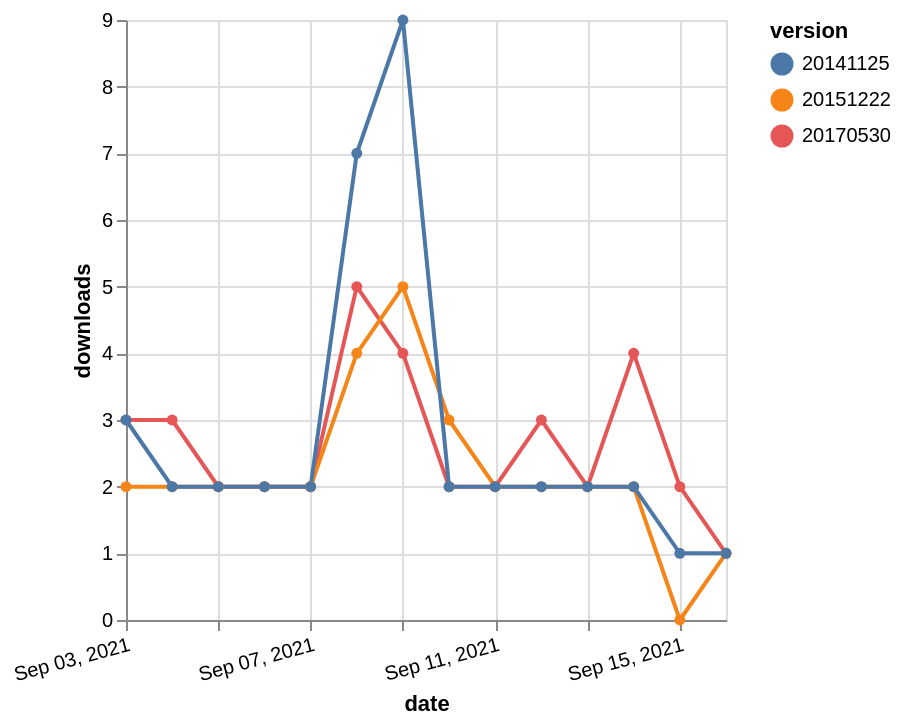

Write the Vega-Lite specification saved for this chart.
### Vega-Lite specification from a JSON file in a GitHub repository (floating-point values rounded to 4 significant figures)
{"$schema": "https://vega.github.io/schema/vega-lite/v5.json", "description": "A simple bar chart with embedded data.", "data": {"values": [{"date": "2021-09-03", "total": 3050, "delta": 3, "version": "20170530"}, {"date": "2021-09-04", "total": 3053, "delta": 3, "version": "20170530"}, {"date": "2021-09-05", "total": 3055, "delta": 2, "version": "20170530"}, {"date": "2021-09-06", "total": 3057, "delta": 2, "version": "20170530"}, {"date": "2021-09-07", "total": 3059, "delta": 2, "version": "20170530"}, {"date": "2021-09-08", "total": 3064, "delta": 5, "version": "20170530"}, {"date": "2021-09-09", "total": 3068, "delta": 4, "version": "20170530"}, {"date": "2021-09-10", "total": 3070, "delta": 2, "version": "20170530"}, {"date": "2021-09-11", "total": 3072, "delta": 2, "version": "20170530"}, {"date": "2021-09-12", "total": 3075, "delta": 3, "version": "20170530"}, {"date": "2021-09-13", "total": 3077, "delta": 2, "version": "20170530"}, {"date": "2021-09-14", "total": 3081, "delta": 4, "version": "20170530"}, {"date": "2021-09-15", "total": 3083, "delta": 2, "version": "20170530"}, {"date": "2021-09-16", "total": 3084, "delta": 1, "version": "20170530"}, {"date": "2021-09-03", "total": 6460, "delta": 2, "version": "20151222"}, {"date": "2021-09-04", "total": 6462, "delta": 2, "version": "20151222"}, {"date": "2021-09-05", "total": 6464, "delta": 2, "version": "20151222"}, {"date": "2021-09-06", "total": 6466, "delta": 2, "version": "20151222"}, {"date": "2021-09-07", "total": 6468, "delta": 2, "version": "20151222"}, {"date": "2021-09-08", "total": 6472, "delta": 4, "version": "20151222"}, {"date": "2021-09-09", "total": 6477, "delta": 5, "version": "20151222"}, {"date": "2021-09-10", "total": 6480, "delta": 3, "version": "20151222"}, {"date": "2021-09-11", "total": 6482, "delta": 2, "version": "20151222"}, {"date": "2021-09-12", "total": 6484, "delta": 2, "version": "20151222"}, {"date": "2021-09-13", "total": 6486, "delta": 2, "version": "20151222"}, {"date": "2021-09-14", "total": 6488, "delta": 2, "version": "20151222"}, {"date": "2021-09-15", "total": 6488, "delta": 0, "version": "20151222"}, {"date": "2021-09-16", "total": 6489, "delta": 1, "version": "20151222"}, {"date": "2021-09-03", "total": 9073, "delta": 3, "version": "20141125"}, {"date": "2021-09-04", "total": 9075, "delta": 2, "version": "20141125"}, {"date": "2021-09-05", "total": 9077, "delta": 2, "version": "20141125"}, {"date": "2021-09-06", "total": 9079, "delta": 2, "version": "20141125"}, {"date": "2021-09-07", "total": 9081, "delta": 2, "version": "20141125"}, {"date": "2021-09-08", "total": 9088, "delta": 7, "version": "20141125"}, {"date": "2021-09-09", "total": 9097, "delta": 9, "version": "20141125"}, {"date": "2021-09-10", "total": 9099, "delta": 2, "version": "20141125"}, {"date": "2021-09-11", "total": 9101, "delta": 2, "version": "20141125"}, {"date": "2021-09-12", "total": 9103, "delta": 2, "version": "20141125"}, {"date": "2021-09-13", "total": 9105, "delta": 2, "version": "20141125"}, {"date": "2021-09-14", "total": 9107, "delta": 2, "version": "20141125"}, {"date": "2021-09-15", "total": 9108, "delta": 1, "version": "20141125"}, {"date": "2021-09-16", "total": 9109, "delta": 1, "version": "20141125"}]}, "width": "container", "mark": {"type": "line", "point": {"filled": true}}, "encoding": {"x": {"field": "date", "type": "temporal", "timeUnit": "yearmonthdate", "title": "date", "axis": {"labelAngle": -15}}, "y": {"field": "delta", "type": "quantitative", "title": "downloads"}, "color": {"field": "version", "type": "nominal"}, "tooltip": {"field": "delta"}}}
